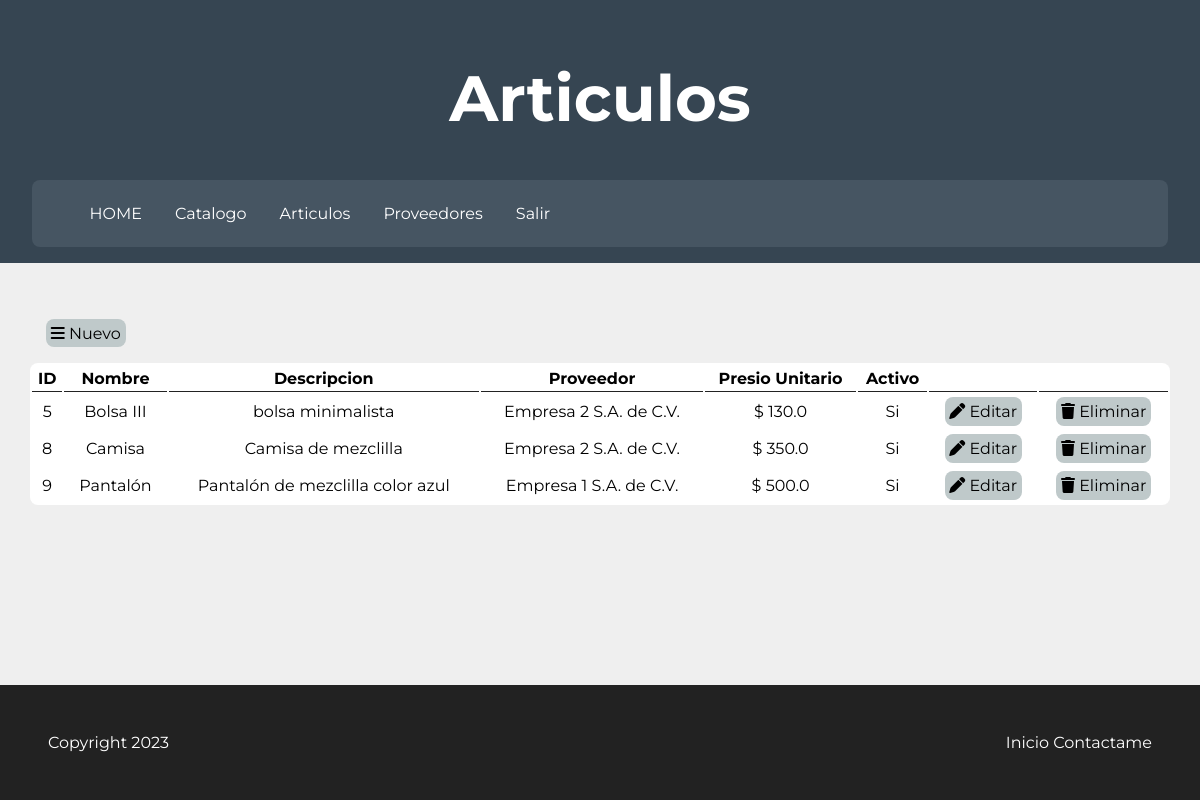
Before: /articulo/listado/ (signed in) with the older database file.
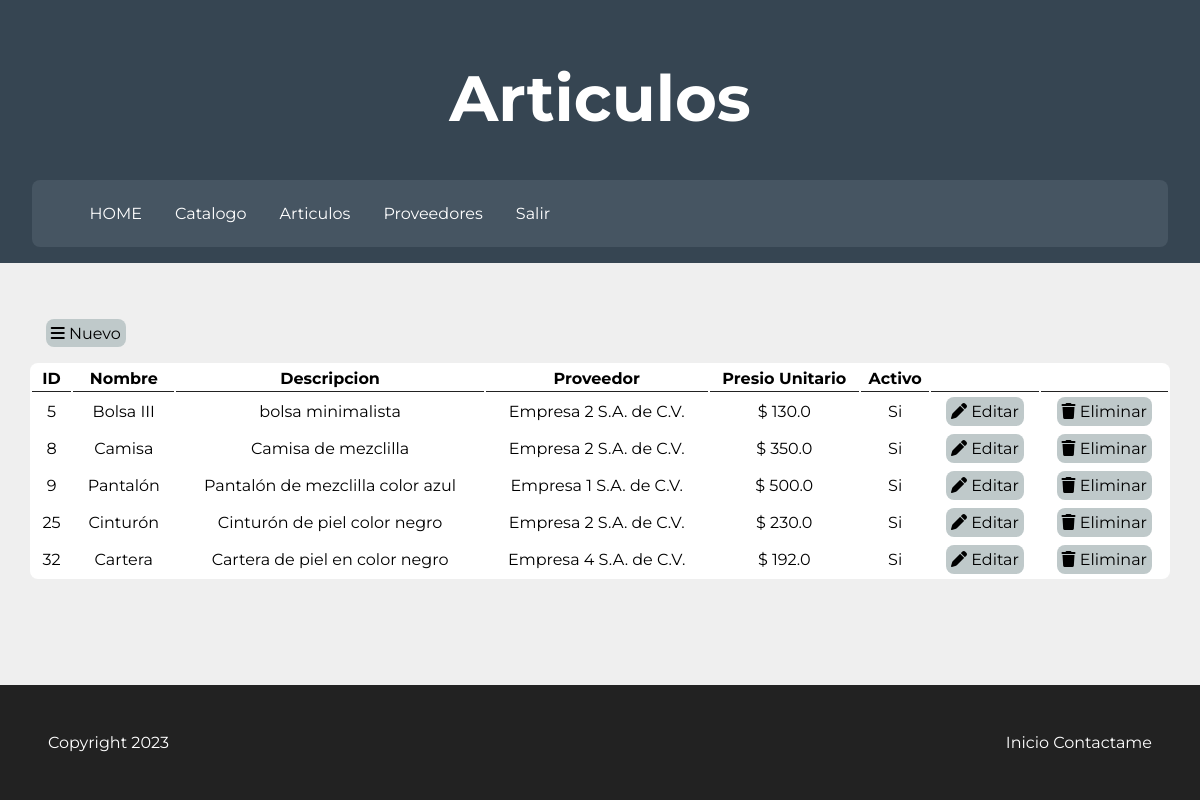
After: the same page with the newer database file.
### catalogo/models.py (models this page shows, shortened)
class Articulo(models.Model):
    nombre = models.CharField(max_length=45)
    descripcion = models.TextField()
    imagen  = models.ImageField(upload_to="productos", null=True, blank=True)
    precio_unitario = models.FloatField(default=0)
    proveedor = models.ForeignKey(Proveedor, on_delete=models.CASCADE)
    activo = models.BooleanField(default=True)

class Proveedor(models.Model):
    rfc = models.CharField(max_length=13)
    razon_social = models.CharField(max_length=90)
    email = models.EmailField(max_length=90)
    fecha_alta = models.DateTimeField(auto_now_add=True)
    activo = models.BooleanField(default=True)
    def __str__(self):
        return self.razon_social

### catalogo/views.py (the view)
# urls.py: path('articulo/listado/', views.listado_articulo, name="listadoArticulo"),
@staff_member_required
def listado_articulo(request, modo=None):
    from catalogo.models import Articulo
    parametros = {
        'data': Articulo.objects.all()
    }
    return TemplateResponse(request, 'listado_articulo.html', parametros)

### templates/listado_articulo.html (shortened to what this page needs)
{% extends 'base.html' %}
{% block cabecera %}
<h1 id="titulo">Articulos</h1>
{% endblock %}
{% block content %}
    <section class="lista">
        <a href="{% url 'articulo' %}" class="btn_guardar btn_tabla">
            <span class="fa fa-bars"></span>
            Nuevo
        </a>
        <table class="tabla">
            <thead>
                <tr>
                    <th>ID</th>
                    <th>Nombre</th>
                    <th>Descripcion</th>
                    <th>Proveedor</th>
                    <th>Presio Unitario</th>
                    <th>Activo</th>
                    <th></th>
                    <th></th>
                </tr>
            </thead>
            <tbody>
                {% for item in data %}
                    <tr>
                        <td>{{ item.id }}</td>
                        <td>{{ item.nombre }}</td>
                        <td>{{ item.descripcion }}</td>
                        <td>{{ item.proveedor }}</td>
                        <td>$ {{ item.precio_unitario }}</td>
                        <td>{{ item.activo|yesno:"Si, No" }}</td>
                        <td>
                            <a href="{% url 'editarArticulo' item.id %}" class="btn_editar">
                                <span class="fa fa-pen"></span> Editar
                            </a>
                        </td>
                        <td>
                            <a href="{% url 'eliminarArticulo' item.id %}" class="btn_eliminar">
                                <span class="fa fa-trash"></span> Eliminar
                            </a>
                        </td>
                    </tr>
                {% endfor %}
            </tbody>
        </table>
    </section>
{% endblock %}

### templates/base.html (shortened to what this page needs)
{% load static %}
<!DOCTYPE html>
<html lang="es-mx">
<head>
    <link rel="stylesheet" href="https://cdnjs.cloudflare.com/ajax/libs/font-awesome/6.4.0/css/all.min.css" />
    <link rel="stylesheet" type="text/css" href="{% static 'styles/base.css' %}">
</head>
<body>
    <header>
        {% block cabecera %}
        {% endblock %}
        <nav class="nav">
            <ul class="nav_link">
                <li>
                    <a href="{% url 'home' %}">HOME</a>
                </li>
                <li>
                    <a href="{% url 'catalogo' %}">Catalogo</a>
                </li>
                {% if user.is_authenticated %}
                    {% if user.is_superuser %}
                        <li>
                            <a href="{% url 'listadoArticulo' %}">Articulos</a>
                        </li>
                        <li>
                            <a href="{% url 'listadoProveedor' %}">Proveedores</a>
                        </li>
                    {% endif %}
                <li>
                    <a href="{% url 'cerrarSesion' %}">Salir</a>
                </li>
                {% endif %}
            </ul>
        </nav>
    </header>
    {% block content %}
    {% endblock %}
    <footer class="footer">
        <section>
            <a href="#titulo">Inicio</a>
            <a href="mailto:correo@gmail.com">Contactame</a>
        </section>
        <p>Copyright 2023</p>
    </footer>
</body>
</html>

### static/styles/base.css (style rules this page uses)
html { font-family: 'Montserrat', sans-serif; }
body { margin: 0; background-color: #efefef; display: grid; min-height: 100vh; grid-template-rows: auto 1fr auto; }
a { text-decoration: none; }
.btn_guardar { transition: background-color 0.4s ease; background-color: #bfc9ca; color: black; padding: 0.3rem; border-radius: 0.5rem; cursor: pointer; }
.btn_editar { transition: background-color 0.4s ease; background-color: #bfc9ca; color: black; padding: 0.3rem; border-radius: 0.5rem; cursor: pointer; }
.btn_eliminar { transition: background-color 0.4s ease; background-color: #bfc9ca; color: black; padding: 0.3rem; border-radius: 0.5rem; cursor: pointer; }
header { background-color: #364552; color: white; padding: 1rem 2rem; }
header h1 { font-size: 4rem; text-align: center; }
nav { background-color: #465562; padding: 0.5rem 0.2rem; border-radius: 0.5rem; }
nav ul { align-items: end; }
nav ul:first-child { align-items: start; }
nav li { transition: background-color 0.4s ease; display: inline; padding: 0.5rem; margin: 0.4rem; text-decoration: none; }
nav a { color: white; text-decoration: none; }
.btn_tabla { margin: 1rem; display: inline-block; }
table.tabla { width: 100%; background-color: #fff; border-radius: .5rem; }
table.tabla th { border-bottom: 0.1rem solid #222; padding: 0.2rem; text-align: center; }
table.tabla td { padding: 0.5rem; text-align: center; }
section.lista { width: 95%; margin: 1.5rem auto; padding: 1rem; }
footer { background-color: #222; padding: 3rem; color: white; }
footer section { float: right; }
footer p { margin: 0; }
footer a { transition: color 0.3s ease; color: white; text-decoration: none; }

Changed rows visible on the page:
added Articulo: id "25", nombre "Cinturón", descripcion "Cinturón de piel color negro", proveedor "Empresa 2 S.A. de C.V.", precio_unitario "230.0", activo "Si"
added Articulo: id "32", nombre "Cartera", descripcion "Cartera de piel en color negro", proveedor "Empresa 4 S.A. de C.V.", precio_unitario "192.0", activo "Si"
